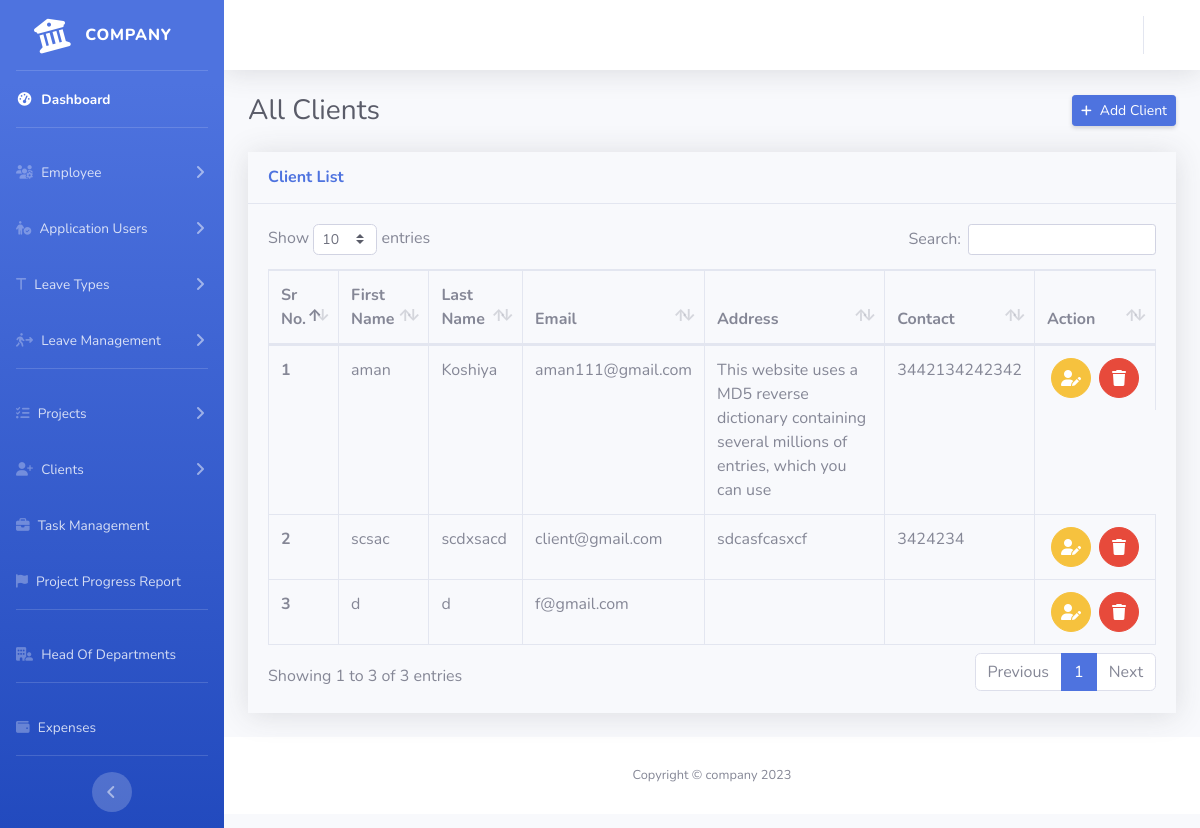
The app's page /admin/index.php?page=client-dashboard (signed in) with its own data.
### tables this page shows
CREATE TABLE `clients` (
  `client_id` text NOT NULL,
  `client_first_name` varchar(100) NOT NULL,
  `client_last_name` varchar(100) NOT NULL,
  `gender` varchar(20) DEFAULT NULL,
  `client_address` varchar(100) DEFAULT NULL,
  `client_email` varchar(100) NOT NULL,
  `client_contact` varchar(100) DEFAULT NULL
);

### admin/client-dashboard.php (the view, shortened to what this page needs)
<div class="container-fluid">
    <div class="d-sm-flex align-items-center justify-content-between mb-4">
        <h1 class="h3 mb-0 text-gray-800">All Clients</h1>
        <a href="./index.php?page=client-new" class="d-none d-sm-inline-block btn btn-sm btn-primary shadow-sm"><i class="fas fa-plus fa-sm text-white mr-2"></i>Add Client</a>
    </div>
    <div class="row">
        <div class="col-xl-12">
            <div class="card-12 shadow mb-4">
                <div class="card-header py-3">
                    <h6 class="m-0 font-weight-bold text-primary">Client List</h6>
                </div>
                <div class="card-body">
                    <div class="table-responsive">
                        <table class="table table-bordered" id="dataTable" width="100%" cellspacing="0">
                            <thead>
                                <tr>
                                    <th>Sr No.</th>
                                    <th>First Name</th>
                                    <th>Last Name</th>
                                    <th>Email</th>
                                    <th>Address</th>
                                    <th>Contact</th>
                                    <th>Action</th>
                                </tr>
                            </thead>
                            <tbody>
                                <?php
                                $i = 1;
                                $qry = $con->query("SELECT * FROM  clients;");
                                while ($row = $qry->fetch_assoc()) { ?>
                                    <tr>
                                        <th scope="row">
                                            <?php echo $i++ ?>
                                        </th>
                                        <td>
                                            <?php echo $row['client_first_name'] ?>
                                        </td>
                                        <td>
                                            <?php echo $row['client_last_name'] ?>
                                        </td>
                                        <td>
                                            <?php echo $row['client_email'] ?>
                                        </td>
                                        <td>
                                            <?php echo $row['client_address'] ?>
                                        </td>
                                        <td>
                                            <?php echo $row['client_contact'] ?>
                                        </td>
                                        <td class="d-flex align-items-center justify-content-center">
                                            <a type="button" class="btn btn-warning  btn-circle mx-1" href="./index.php?page=client-edit&clientId=<?php echo $row['client_id'] ?>"><i class="fa-solid fa-user-pen"></i></a>
                                            <a type="button" class="btn btn-danger  btn-circle deleteClient mx-1" href="#" data-id="<?php echo $row['client_id'] ?>"><i class="fa-solid fa-trash"></i></a>
                                        </td>
                                    </tr>
                                <?php } ?>
                            </tbody>
                        </table>
                    </div>
                </div>
            </div>
        </div>
    </div>

### records on screen
clients: client_first_name "aman", client_last_name "Koshiya", client_email "aman111@gmail.com", client_address "This website uses a MD5 reverse dictionary containing several millions of entries, which you can use", client_contact "3442134242342"
clients: client_first_name "scsac", client_last_name "scdxsacd", client_email "client@gmail.com", client_address "sdcasfcasxcf", client_contact "3424234"
clients: client_first_name "d", client_last_name "d", client_email "f@gmail.com"
